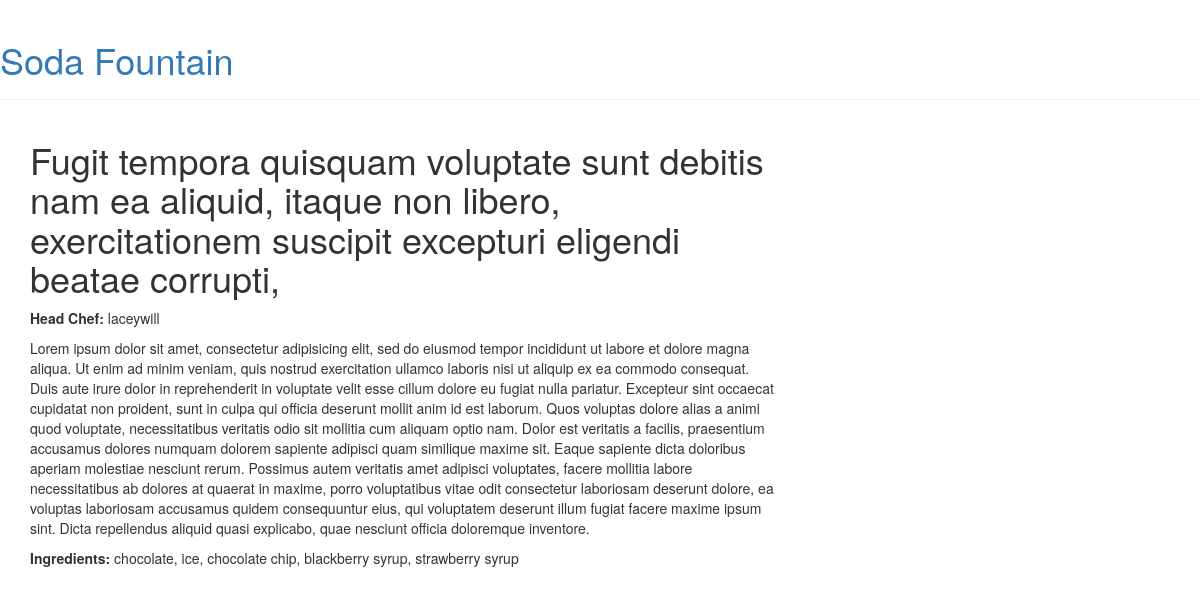
The page /menu/item/70/ on the database its author committed.
### menu/models.py (models this page shows, shortened)
class Item(models.Model):
    name = models.CharField(max_length=200)
    description = models.TextField()
    chef = models.ForeignKey('auth.User', on_delete=models.CASCADE,)
    created_date = models.DateTimeField(default=timezone.now)
    standard = models.BooleanField(default=False)
    ingredients = models.ManyToManyField('Ingredient',
                                        related_name='ingredients')

class Ingredient(models.Model):
    name = models.CharField(max_length=200)
    def __str__(self):
        return self.name

### menu/views.py (the view)
# urls.py: url(r'^menu/item/(?P<pk>\d+)/$', views.item_detail, name='item_detail'),
def item_detail(request, pk):
    try:
        item = Item.objects.get(pk=pk)
    except ObjectDoesNotExist:
        raise Http404
    return render(request, 'menu/detail_item.html', {'item': item})

### menu/templates/menu/detail_item.html (shortened to what this page needs)
{% extends 'layout.html' %}
{% block content %}
<div class="content container">
    <div class="row">
        <div class="col-md-8">
            <div class="post">
                <h1>{{ item.name }}</h1>
                <p><strong>Head Chef:</strong> {{ item.chef }}</p>
                <p>{{ item.description }}</p>
                <p><strong>Ingredients: </strong>{{ item.ingredients.all|join:", " }}</p>
            </div>
        </div>
    </div>
</div>
{% endblock %}

### rows shown on the page
Item: name "Fugit tempora quisquam voluptate sunt debitis nam ea aliquid, itaque non libero, exercitationem suscipit excepturi eligendi beatae corrupti,", chef "laceywill", description "Lorem ipsum dolor sit amet, consectetur adipisicing elit, sed do eiusmod tempor incididunt ut labore et dolore magna aliqua. Ut enim ad minim veniam, quis nostrud exercitation ullamco laboris nisi ut aliquip ex ea commodo consequat. Duis aute irure dolor in reprehenderit in voluptate velit esse cillum dolore eu fugiat nulla pariatur. Excepteur sint occaecat cupidatat non proident, sunt in culpa qui officia deserunt mollit anim id est laborum. Quos voluptas dolore alias a animi quod voluptate, necessitatibus veritatis odio sit mollitia cum aliquam optio nam. Dolor est veritatis a facilis, praesentium accusamus dolores numquam dolorem sapiente adipisci quam similique maxime sit. Eaque…", ingredients.all "chocolate, ice, chocolate chip, blackberry syrup, strawberry syrup"
